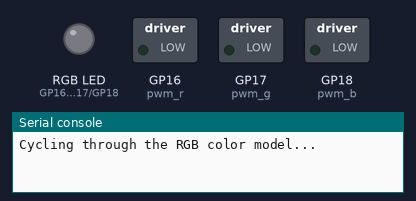
The program below on a simulated Raspberry Pi Pico running MicroPython. Parts: switched loads named in the program (green lamp = pin HIGH), an RGB LED mixed from three pins (HIGH = lit), the last lines printed to the serial console. Dim RGB values are drawn brighter than linear.

Above: at 0.15 s.
At 7.9 s:
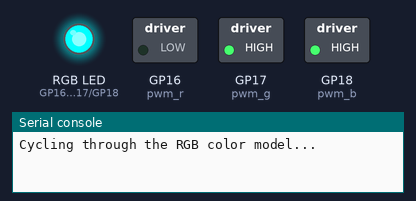
At 12.5 s:
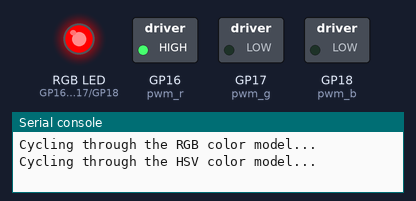
At 15.77 s:
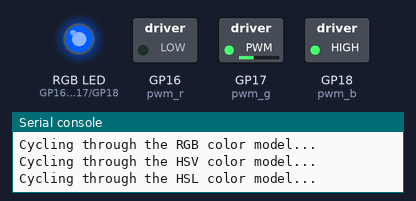
At 19.0 s:
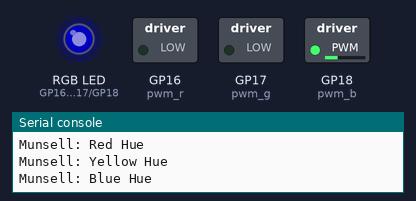
At 28.3 s:
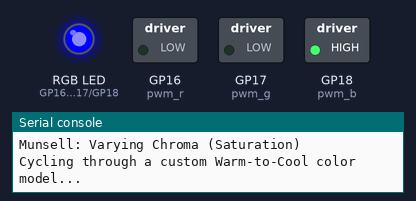
Timing chart, 0 to 40.0 s (numbered marks = the images above):
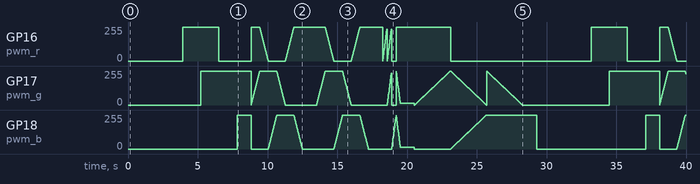

The program:

picoColorModels.py
```python
# The following script demonstrates various color models by
# cycling through their full color spectrum and converting the
# values to RGB to drive a connected RGB LED.

# --- Hardware Setup ---
# Connect the RGB LED's Red pin to a GPIO pin (e.g., GP0).
# Connect the Green pin to another GPIO pin (e.g., GP1).
# Connect the Blue pin to a third GPIO pin (e.g., GP2).
# Connect the common cathode (long pin) to a GND pin on the Pico.
# Remember to use current-limiting resistors for each LED pin (e.g., 220 Ohm).

from machine import Pin, PWM
import time
import math

# Define the pins for the Red, Green, and Blue LEDs.
# These pins must support PWM. GP0, GP1, GP2 are excellent choices.
# For a common anode LED, the duty cycle values would be inverted (e.g., 65535 - value).
RED_PIN = 16
GREEN_PIN = 17
BLUE_PIN = 18

# Set up the PWM objects for each color channel.
# PWM frequency is set to 1000 Hz, which is a good default.
pwm_r = PWM(Pin(RED_PIN))
pwm_g = PWM(Pin(GREEN_PIN))
pwm_b = PWM(Pin(BLUE_PIN))
pwm_r.freq(1000)
pwm_g.freq(1000)
pwm_b.freq(1000)

def set_rgb_color(r, g, b):
    """
    Sets the RGB LED color using 8-bit values (0-255).
    The MicroPython PWM duty cycle is 16-bit (0-65535), so we scale the values.
    """
    # Scale 8-bit (0-255) to 16-bit (0-65535) for PWM.
    # We multiply by 257 because 255 * 257 = 65535, which provides a nice scaling.
    pwm_r.duty_u16(r * 257)
    pwm_g.duty_u16(g * 257)
    pwm_b.duty_u16(b * 257)

def hsv_to_rgb(h, s, v):
    """
    Converts a color from the HSV model to the RGB model.
    h: Hue (0-360), s: Saturation (0-1), v: Value (0-1)
    """
    if s == 0.0:
        # If saturation is 0, the color is a shade of gray.
        return int(v * 255), int(v * 255), int(v * 255)

    i = math.floor(h * 6.0)
    f = h * 6.0 - i

    p = v * (1.0 - s)
    q = v * (1.0 - f * s)
    t = v * (1.0 - (1.0 - f) * s)

    i = int(i) % 6

    if i == 0:
        r, g, b = v, t, p
    elif i == 1:
        r, g, b = q, v, p
    elif i == 2:
        r, g, b = p, v, t
    elif i == 3:
        r, g, b = p, q, v
    elif i == 4:
        r, g, b = t, p, v
    elif i == 5:
        r, g, b = v, p, q

    return int(r * 255), int(g * 255), int(b * 255)

def hsl_to_rgb(h, s, l):
    """
    Converts a color from the HSL model to the RGB model.
    h: Hue (0-360), s: Saturation (0-1), l: Lightness (0-1)
    """
    def hue_to_rgb(p, q, t):
        if t < 0: t += 1
        if t > 1: t -= 1
        if t < 1/6: return p + (q - p) * 6 * t
        if t < 1/2: return q
        if t < 2/3: return p + (q - p) * (2/3 - t) * 6
        return p

    if s == 0:
        # If saturation is 0, the color is a shade of gray.
        return int(l * 255), int(l * 255), int(l * 255)

    q = l * (1 + s) if l < 0.5 else l + s - l * s
    p = 2 * l - q

    r = hue_to_rgb(p, q, h + 1/3)
    g = hue_to_rgb(p, q, h)
    b = hue_to_rgb(p, q, h - 1/3)

    return int(r * 255), int(g * 255), int(b * 255)

def rgb_model_loop():
    """
    Cycles through the primary RGB color model.
    """
    print("Cycling through the RGB color model...")
    # Cycle Red
    for i in range(256):
        set_rgb_color(i, 0, 0)
        time.sleep(0.005)
    # Cycle Green
    for i in range(256):
        set_rgb_color(0, i, 0)
        time.sleep(0.005)
    # Cycle Blue
    for i in range(256):
        set_rgb_color(0, 0, i)
        time.sleep(0.005)
    # A full spectrum loop for RGB
    for i in range(256):
        set_rgb_color(255, i, 0)
        time.sleep(0.005)
    for i in range(255, -1, -1):
        set_rgb_color(i, 255, 0)
        time.sleep(0.005)
    for i in range(256):
        set_rgb_color(0, 255, i)
        time.sleep(0.005)

def hsv_model_loop():
    """
    Cycles through the HSV color model (Hue, Saturation, Value).
    """
    print("Cycling through the HSV color model...")
    for h in range(361): # Hue (0-360)
        # We can keep Saturation and Value constant for a simple color wheel effect.
        r, g, b = hsv_to_rgb(h / 360.0, 1.0, 1.0)
        set_rgb_color(r, g, b)
        time.sleep(0.01)

def hsl_model_loop():
    """
    Cycles through the HSL color model (Hue, Saturation, Lightness).
    """
    print("Cycling through the HSL color model...")
    for h in range(361): # Hue (0-360)
        # We can keep Saturation and Lightness constant for a simple color wheel effect.
        r, g, b = hsl_to_rgb(h / 360.0, 1.0, 0.5)
        set_rgb_color(r, g, b)
        time.sleep(0.01)

def conceptual_munsell_loop():
    """
    A simplified, conceptual loop based on the Munsell color model.
    The Munsell system is perceptual, not mathematical, so a full
    implementation requires complex lookup tables. This function
    demonstrates the three dimensions of Hue, Value, and Chroma.
    """
    print("Demonstrating a conceptual Munsell-like color loop...")
    # We will loop through some primary hues, vary the "Value" (lightness),
    # and then the "Chroma" (saturation).

    # Red (Hue)
    print("Munsell: Red Hue")
    for v in range(0, 256, 16): # Value (lightness)
        set_rgb_color(v, 0, 0)
        time.sleep(0.02)

    # Yellow (Hue) - Varies red and green.
    print("Munsell: Yellow Hue")
    for v in range(0, 256, 16): # Value (lightness)
        set_rgb_color(v, v, 0)
        time.sleep(0.02)

    # Blue (Hue)
    print("Munsell: Blue Hue")
    for v in range(0, 256, 16): # Value (lightness)
        set_rgb_color(0, 0, v)
        time.sleep(0.02)

    # Varying Chroma (Saturation) for a fixed Hue (e.g., Red)
    print("Munsell: Varying Chroma (Saturation)")
    for c in range(0, 256, 16): # Chroma (saturation)
        set_rgb_color(255, 255-c, 255-c)
        time.sleep(0.02)

def custom_warm_cool_model_loop():
    """
    A simple custom color model that cycles from warm to cool colors.
    """
    print("Cycling through a custom Warm-to-Cool color model...")
    # Warm Colors (Red, Orange, Yellow)
    for i in range(256):
        set_rgb_color(255, i, 0) # Red to Yellow
        time.sleep(0.01)

    # Cool Colors (Green, Cyan, Blue)
    for i in range(256):
        set_rgb_color(0, 255-i, i) # Yellowish-Green to Blue
        time.sleep(0.01)

    for i in range(255, -1, -1):
        set_rgb_color(0, i, 255) # Blue to Cyan
        time.sleep(0.01)

def main():
    """
    The main function that orchestrates the color model demonstrations.
    """
    while True:
        rgb_model_loop()
        time.sleep(1) # Pause before the next demonstration

        hsv_model_loop()
        time.sleep(1)

        hsl_model_loop()
        time.sleep(1)

        conceptual_munsell_loop()
        time.sleep(1)

        custom_warm_cool_model_loop()
        time.sleep(1)

if __name__ == "__main__":
    main()
```
